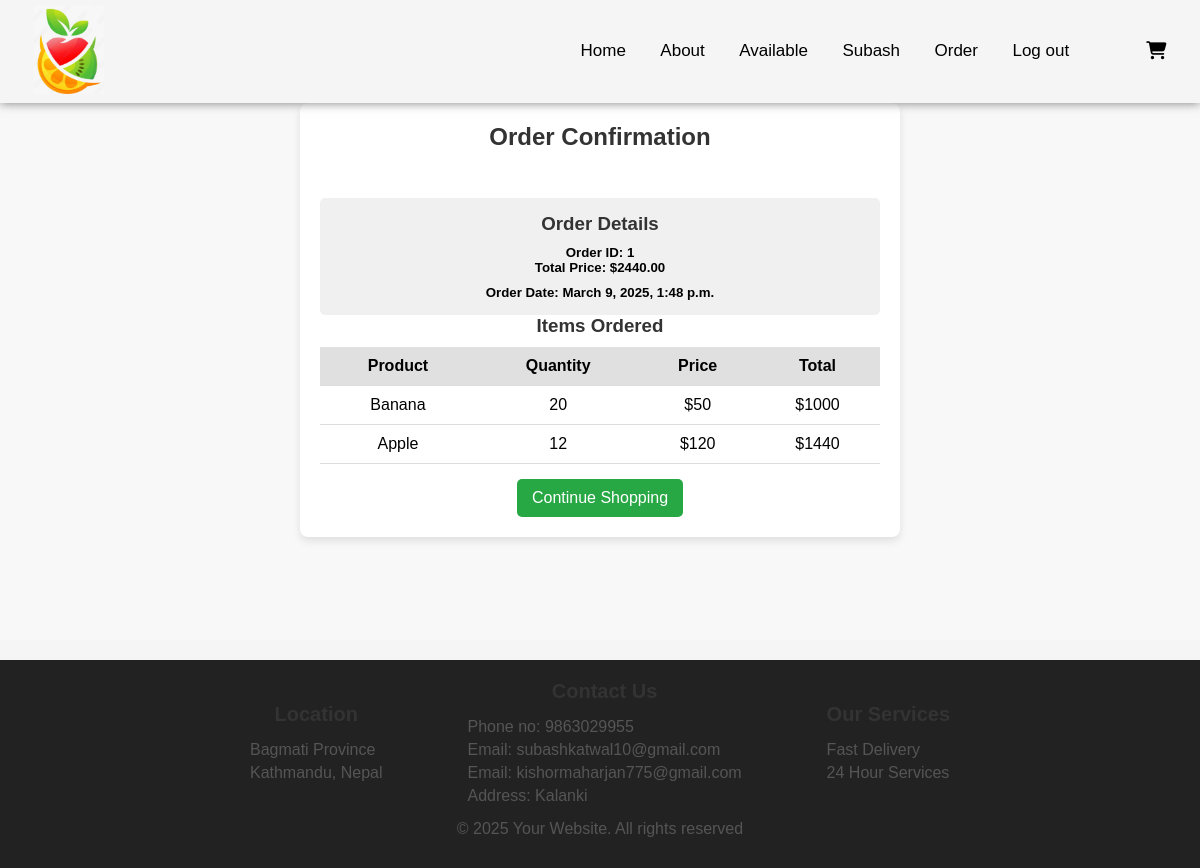
The page /order_confirmation/1/ (signed in) on the database its author committed.
### project/models.py (models this page shows, shortened)
class Order(models.Model):
    user = models.ForeignKey(User, on_delete=models.CASCADE, related_name='orders')
    cart = models.ForeignKey(Cart, on_delete=models.CASCADE, related_name='orders')
    shipping_address = models.TextField()
    payment_method = models.CharField(max_length=50)
    created_at = models.DateTimeField(auto_now_add=True)
    total_price = models.DecimalField(max_digits=10, decimal_places=2, default=0)

class CartItem(models.Model):
    cart = models.ForeignKey(Cart, related_name='items', on_delete=models.CASCADE)
    product = models.ForeignKey(Fruits, on_delete=models.CASCADE)
    quantity = models.PositiveIntegerField(default=1)
    @property
    def total_price(self):
        return self.product.price * self.quantity

class Fruits(models.Model):
    name = models.CharField(max_length=50)
    price = models.IntegerField(default=0)
    description = models.CharField(max_length=400, default='')
    image = models.ImageField(upload_to='media/fruit/')
    stock = models.PositiveIntegerField(null=True, blank=True)

### project/views.py (the view)
# urls.py: path('order_confirmation/<int:order_id>/', views.order_confirmation, name='order_confirmation'),
@login_required
def order_confirmation(request, order_id):
    order = get_object_or_404(Order, id=order_id, user=request.user)
    return render(request, 'order_confirmation.html', {'order': order})

### project/templates/order_confirmation.html
{% extends 'main.html' %}
{% load static %}
{% block extra_css %}
<link rel="stylesheet" href="{% static 'css/confirm.css' %}">
    {% endblock %}
{% block content %}
<div class="main-content">
    <div class="card">
        <h2>Order Confirmation</h2>
        <p>Thank you for your order!</p>
        <div class="order-details">
            <h3>Order Details</h3>
            <h5><strong>Order ID:</strong> {{ order.id }}</h5>
            <h5><strong>Total Price:</strong> ${{ order.total_price }}</p>
            <h5><strong>Order Date:</strong> {{ order.created_at }}</h5>
        </div>
        <div class="order-items">
            <h3>Items Ordered</h3>
            <table>
                <thead>
                    <tr>
                        <th>Product</th>
                        <th>Quantity</th>
                        <th>Price</th>
                        <th>Total</th>
                    </tr>
                </thead>
                <tbody >
                    {% for item in order.cart.items.all %}
                    <tr>
                        <td>{{ item.product.name }}</td>
                        <td>{{ item.quantity }}</td>
                        <td>${{ item.product.price }}</td>
                        <td>${{ item.total_price }}</td>
                    </tr>
                    {% endfor %}
                </tbody>
            </table>
        </div>
        <a href="{% url 'home' %}">
            <button>Continue Shopping</button>
        </a>
    </div>
</div>
{% endblock %}

### project/templates/main.html (shortened to what this page needs)
<!DOCTYPE html>
<html lang="en">
<head>
    {% load static %}
    <link rel="stylesheet" href="{% static 'css/style.css' %}">
    <link rel="stylesheet" href="https://cdnjs.cloudflare.com/ajax/libs/font-awesome/6.7.2/css/all.min.css">
    {% block extra_css %}
    {% endblock %}
</head>
<body>
    <section id="Home">
        <nav>
            <div class="logo">
                <a href="{% url 'home' %}">
                    <img src="{% static 'img/image.png.png' %}" alt="">
                </a>
            </div>
            <ul>
                <li><a href="{% url 'home' %}">Home</a></li>
                <li><a href="{% url 'about' %}">About</a></li>
                <li><a href="{% url 'available' %}">Available</a></li>
                {% if user.is_authenticated %}
                <li>
                    <a href="{% url 'profile' user.id %}">{{user.username|capfirst}}</a>
                </li>
                <li>
                    <a href="{% url 'order' %}">Order</a>
                </li>
                <li>
                    <a href="{% url 'logout' %}">Log out</a>
                </li>
                {% else %}
                <li>
                    <a href="{% url 'login' %}">Log in</a>
                </li>
                {% endif %}
            </ul>
            <div class="icon">
                <a href="{% url 'cart' %}"><i class="fa-solid fa-cart-shopping"></i></a>
            </div>
        </nav>
        {% block content %}
        {% endblock %}
    </section>
    <footer>
        <div class="container">
            <div class="footer_content">
                <h2>Location</h2>
                <p>Bagmati Province</p>
                <p>Kathmandu, Nepal</p>
            </div>
            <div class="footer_content">
                <h2>Contact Us</h2>
                <p>Phone no: 9863029955</p>
                <p>Email: subashkatwal10@gmail.com</p>
                <p>Email: kishormaharjan775@gmail.com</p>
                <p>Address: Kalanki</p>
            </div>
            <div class="footer_content">
                <h2>Our Services</h2>
                <p>Fast Delivery</p>
                <p>24 Hour Services</p>
            </div>
        </div>
        <div class="bottom-bar">
            <p>&copy; 2025 Your Website. All rights reserved</p>
        </div>
    </footer>
</body>
</html>

### project/static/css/style.css (style rules this page uses)
* { margin: 0; padding: 0; font-family: sans-serif; box-sizing: border-box; text-decoration: none; }
html, body { height: 100%; display: flex; flex-direction: column; background: #f5f5f5; }
body { background: #f5f5f5; }
html { scroll-behavior: smooth; }
section { width: 100%; flex-grow: 1; }
section nav { display: flex; justify-content: space-around; align-items: center; position: fixed; top: 0; left: 0; right: 0; background: #f5f5f5; box-shadow: 0 0 10px rgba(0, 0, 0, 0.5); z-index: 1000; }
section nav .logo img { width: 70px; cursor: pointer; margin: 5px; }
section nav ul { list-style: none; margin-left: 400px; }
section nav ul li { display: inline-block; margin: 0 15px; }
section nav ul li a { color: #000; font-weight: 500; font-size: 17px; transition: 0.1s; }
section nav ul li a::after { content: ''; width: 0; height: 2px; background: #68d66f; display: block; transition: 0.2s; }
section nav .icon i { font-size: 18px; color: #000; margin: 0 5px; cursor: pointer; transition: 0.3s; }
section p { overflow: hidden; width: 550px; text-align: center; position: relative; left: 123px; bottom: 121px; line-height: 22px; }
footer { background-color: #222; color: #fff; padding: 20px 0; margin-top: 20px; width: 100%; position: relative; }
footer .container { width: 1140px; margin: auto; display: flex; gap: 85px; justify-content: center; }
footer h2 { font-size: 20px; margin-bottom: 15px; text-align: center; }
footer .bottom-bar { background-color: #222; color: #aaa; text-align: center; padding: 10px 0; position: relative; bottom: 0; }
footer .bottom-bar p { margin: 0; font-size: 16px; }
.container { position: relative; width: 100%; display: flex; justify-content: center; align-items: center; }
.container:after { content: ''; position: absolute; width: 100%; height: 100%; left: 0; top: 0; filter: blur(50px); z-index: -1; }

### project/static/css/confirm.css (style rules this page uses)
.main-content { display: flex; justify-content: center; align-items: center; min-height: 80vh; background-color: #f8f8f8; }
.card { background: #fff; padding: 20px; border-radius: 8px; box-shadow: 0 4px 8px rgba(0, 0, 0, 0.1); width: 80%; max-width: 600px; text-align: center; }
h2, h3 { color: #333; margin-bottom: 10px; }
p { color: #555; font-size: 16px; margin: 5px 0; }
.order-details { background: #f0f0f0; padding: 15px; border-radius: 5px; margin-top: 15px; }
.order-items table { width: 100%; margin-top: 10px; border-collapse: collapse; }
.order-items th, .order-items td { padding: 10px; border-bottom: 1px solid #ddd; text-align: center; }
.order-items th { background: #e0e0e0; }
button { background: #28a745; color: white; border: none; padding: 10px 15px; font-size: 16px; border-radius: 5px; cursor: pointer; margin-top: 15px; }

### rows shown on the page
Order: id "1", total_price "2440.00", created_at "March 9, 2025, 1:48 p.m."
CartItem: product.name "Banana", quantity "20", product.price "50", total_price "1000"
CartItem: product.name "Apple", quantity "12", product.price "120", total_price "1440"

### other values the page prints
{{ user.username|capfirst }} "Subash"
